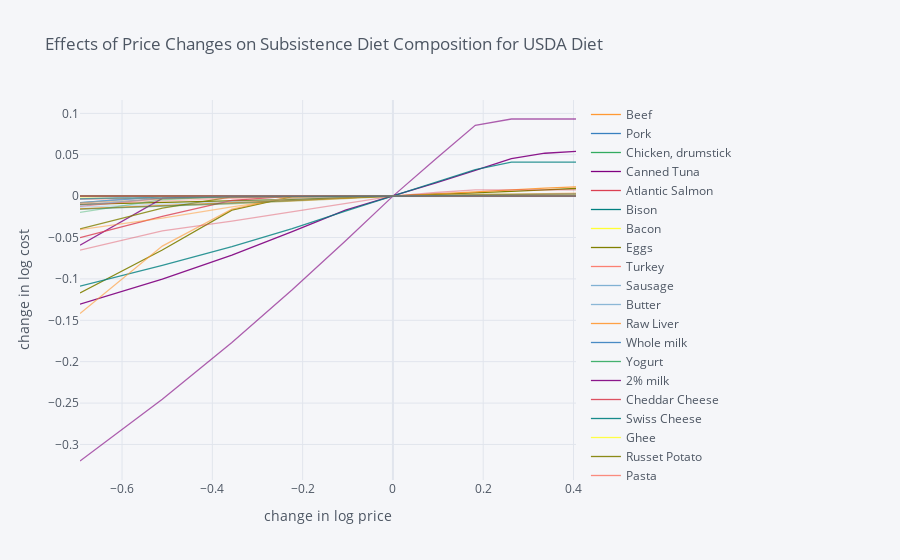

The notebook cell this image was saved under:
### Code cell
getPriceChangesGraph("usda")

### Figure 1 — Plotly figure (JSON) as saved in the notebook; plotly's stock layout.template omitted (floating-point values rounded to 4 significant figures)
{"data": [{"line": {"color": "rgba(255, 153, 51, 1.0)", "dash": "solid", "shape": "linear", "width": 1.3}, "mode": "lines", "name": "Beef", "text": "", "type": "scatter", "x": [-0.6931, -0.5108, -0.3567, -0.2231, -0.1054, 0, 0.09531, 0.1823, 0.2624, 0.3365, 0.4055], "y": [8.255e-12, 6.4e-10, 3.576e-07, 2.774e-10, 1.218e-07, 0, 2.357e-09, 7.713e-09, 1.581e-08, 9.003e-09, 2.127e-09]}, {"line": {"color": "rgba(55, 128, 191, 1.0)", "dash": "solid", "shape": "linear", "width": 1.3}, "mode": "lines", "name": "Pork", "text": "", "type": "scatter", "x": [-0.6931, -0.5108, -0.3567, -0.2231, -0.1054, 0, 0.09531, 0.1823, 0.2624, 0.3365, 0.4055], "y": [4.118e-08, 1.326e-08, 2.39e-10, 3.903e-08, 3.878e-08, 0, 6.731e-10, 5.558e-11, 1.262e-09, 2.484e-10, 4.33e-07]}, {"line": {"color": "rgba(50, 171, 96, 1.0)", "dash": "solid", "shape": "linear", "width": 1.3}, "mode": "lines", "name": "Chicken, drumstick", "text": "", "type": "scatter", "x": [-0.6931, -0.5108, -0.3567, -0.2231, -0.1054, 0, 0.09531, 0.1823, 0.2624, 0.3365, 0.4055], "y": [1.818e-08, 1.234e-10, 4.286e-10, 1.653e-09, 2.088e-11, 0, 2.71e-09, 1.458e-09, 3.099e-09, 2.107e-09, 1.318e-09]}, {"line": {"color": "rgba(128, 0, 128, 1.0)", "dash": "solid", "shape": "linear", "width": 1.3}, "mode": "lines", "name": "Canned Tuna", "text": "", "type": "scatter", "x": [-0.6931, -0.5108, -0.3567, -0.2231, -0.1054, 0, 0.09531, 0.1823, 0.2624, 0.3365, 0.4055], "y": [1.128e-08, 5.193e-10, 1.913e-09, 3.281e-09, 9.845e-11, 0, 1.379e-07, 4.02e-07, 1.172e-09, 4.941e-10, 1.105e-11]}, {"line": {"color": "rgba(219, 64, 82, 1.0)", "dash": "solid", "shape": "linear", "width": 1.3}, "mode": "lines", "name": "Atlantic Salmon", "text": "", "type": "scatter", "x": [-0.6931, -0.5108, -0.3567, -0.2231, -0.1054, 0, 0.09531, 0.1823, 0.2624, 0.3365, 0.4055], "y": [1.819e-10, 5.515e-11, 1.701e-10, 1.286e-10, 5.657e-08, 0, 6.922e-12, 5.115e-08, 1.063e-09, 7.414e-11, 3.366e-11]}, {"line": {"color": "rgba(0, 128, 128, 1.0)", "dash": "solid", "shape": "linear", "width": 1.3}, "mode": "lines", "name": "Bison", "text": "", "type": "scatter", "x": [-0.6931, -0.5108, -0.3567, -0.2231, -0.1054, 0, 0.09531, 0.1823, 0.2624, 0.3365, 0.4055], "y": [6.245e-12, 1.996e-11, 2.491e-07, 9.081e-11, 9.901e-10, 0, 2.408e-08, 2.695e-10, 3.218e-07, -7.508e-12, 1.722e-07]}, {"line": {"color": "rgba(255, 255, 51, 1.0)", "dash": "solid", "shape": "linear", "width": 1.3}, "mode": "lines", "name": "Bacon", "text": "", "type": "scatter", "x": [-0.6931, -0.5108, -0.3567, -0.2231, -0.1054, 0, 0.09531, 0.1823, 0.2624, 0.3365, 0.4055], "y": [9.245e-09, 3.092e-11, 2.563e-08, 1.029e-08, 2.712e-07, 0, 4.295e-11, 2.409e-11, 6.236e-11, 1.854e-07, 1.292e-10]}, {"line": {"color": "rgba(128, 128, 0, 1.0)", "dash": "solid", "shape": "linear", "width": 1.3}, "mode": "lines", "name": "Eggs", "text": "", "type": "scatter", "x": [-0.6931, -0.5108, -0.3567, -0.2231, -0.1054, 0, 0.09531, 0.1823, 0.2624, 0.3365, 0.4055], "y": [-0.01002, -0.008011, -0.006002, -0.003998, -0.001997, 0, 0.001993, 0.003982, 0.005815, 0.007528, 0.009238]}, {"line": {"color": "rgba(251, 128, 114, 1.0)", "dash": "solid", "shape": "linear", "width": 1.3}, "mode": "lines", "name": "Turkey", "text": "", "type": "scatter", "x": [-0.6931, -0.5108, -0.3567, -0.2231, -0.1054, 0, 0.09531, 0.1823, 0.2624, 0.3365, 0.4055], "y": [4.696e-07, 8.593e-11, 2.113e-09, 4.696e-08, 5.048e-10, 0, 4.046e-09, 5.465e-10, 3.212e-10, 1.599e-07, 3.096e-10]}, {"line": {"color": "rgba(128, 177, 211, 1.0)", "dash": "solid", "shape": "linear", "width": 1.3}, "mode": "lines", "name": "Sausage", "text": "", "type": "scatter", "x": [-0.6931, -0.5108, -0.3567, -0.2231, -0.1054, 0, 0.09531, 0.1823, 0.2624, 0.3365, 0.4055], "y": [1.013e-07, 2.865e-10, 6.427e-09, 3.729e-07, 3.264e-09, 0, 1.848e-11, 9.988e-10, 3.204e-07, 4.18e-08, -1.416e-11]}, {"line": {"color": "rgba(128, 177, 211, 0.9047619047619047)", "dash": "solid", "shape": "linear", "width": 1.3}, "mode": "lines", "name": "Butter", "text": "", "type": "scatter", "x": [-0.6931, -0.5108, -0.3567, -0.2231, -0.1054, 0, 0.09531, 0.1823, 0.2624, 0.3365, 0.4055], "y": [9.124e-09, 2.484e-10, 4.437e-07, 5.367e-11, -2.155e-12, 0, 2.049e-09, 1.708e-09, 2.674e-11, 2.438e-10, 2.233e-10]}, {"line": {"color": "rgba(255, 153, 51, 0.9047619047619047)", "dash": "solid", "shape": "linear", "width": 1.3}, "mode": "lines", "name": "Raw Liver", "text": "", "type": "scatter", "x": [-0.6931, -0.5108, -0.3567, -0.2231, -0.1054, 0, 0.09531, 0.1823, 0.2624, 0.3365, 0.4055], "y": [-0.01548, -0.01111, -0.007921, -0.005274, -0.002633, 0, 0.002626, 0.005246, 0.007859, 0.009584, 0.01129]}, {"line": {"color": "rgba(55, 128, 191, 0.9047619047619047)", "dash": "solid", "shape": "linear", "width": 1.3}, "mode": "lines", "name": "Whole milk", "text": "", "type": "scatter", "x": [-0.6931, -0.5108, -0.3567, -0.2231, -0.1054, 0, 0.09531, 0.1823, 0.2624, 0.3365, 0.4055], "y": [-0.007813, -0.0004415, 4.714e-08, 1.931e-07, 8.812e-10, 0, 3.34e-08, 4.926e-09, 1.085e-10, 4.746e-11, 1.436e-09]}, {"line": {"color": "rgba(50, 171, 96, 0.9047619047619047)", "dash": "solid", "shape": "linear", "width": 1.3}, "mode": "lines", "name": "Yogurt", "text": "", "type": "scatter", "x": [-0.6931, -0.5108, -0.3567, -0.2231, -0.1054, 0, 0.09531, 0.1823, 0.2624, 0.3365, 0.4055], "y": [2.174e-07, 5.802e-08, 1.633e-09, 1.925e-09, 3.552e-09, 0, 1.195e-09, 4.099e-10, 1.056e-09, 3.978e-07, 8.519e-12]}, {"line": {"color": "rgba(128, 0, 128, 0.9047619047619047)", "dash": "solid", "shape": "linear", "width": 1.3}, "mode": "lines", "name": "2% milk", "text": "", "type": "scatter", "x": [-0.6931, -0.5108, -0.3567, -0.2231, -0.1054, 0, 0.09531, 0.1823, 0.2624, 0.3365, 0.4055], "y": [-0.1305, -0.1003, -0.07119, -0.04288, -0.01692, 0, 0.01589, 0.03123, 0.0453, 0.05183, 0.05403]}, {"line": {"color": "rgba(219, 64, 82, 0.9047619047619047)", "dash": "solid", "shape": "linear", "width": 1.3}, "mode": "lines", "name": "Cheddar Cheese", "text": "", "type": "scatter", "x": [-0.6931, -0.5108, -0.3567, -0.2231, -0.1054, 0, 0.09531, 0.1823, 0.2624, 0.3365, 0.4055], "y": [2.213e-10, 4.498e-10, 9.991e-10, -1.278e-11, 8.306e-11, 0, 1.225e-10, 2.399e-09, 2.064e-09, 3.625e-07, 4.906e-12]}, {"line": {"color": "rgba(0, 128, 128, 0.9047619047619047)", "dash": "solid", "shape": "linear", "width": 1.3}, "mode": "lines", "name": "Swiss Cheese", "text": "", "type": "scatter", "x": [-0.6931, -0.5108, -0.3567, -0.2231, -0.1054, 0, 0.09531, 0.1823, 0.2624, 0.3365, 0.4055], "y": [3.952e-10, 2.886e-07, 4.488e-11, 1.586e-08, 3.025e-09, 0, 8.028e-10, 3.366e-07, 9.6e-10, 6.102e-10, 1.672e-10]}, {"line": {"color": "rgba(255, 255, 51, 0.9047619047619047)", "dash": "solid", "shape": "linear", "width": 1.3}, "mode": "lines", "name": "Ghee", "text": "", "type": "scatter", "x": [-0.6931, -0.5108, -0.3567, -0.2231, -0.1054, 0, 0.09531, 0.1823, 0.2624, 0.3365, 0.4055], "y": [1.248e-10, -3.598e-12, 5.765e-08, 3.945e-08, 4.266e-09, 0, 1.856e-07, 1.819e-07, 1.538e-10, 2.469e-08, 4.941e-09]}, {"line": {"color": "rgba(128, 128, 0, 0.9047619047619047)", "dash": "solid", "shape": "linear", "width": 1.3}, "mode": "lines", "name": "Russet Potato", "text": "", "type": "scatter", "x": [-0.6931, -0.5108, -0.3567, -0.2231, -0.1054, 0, 0.09531, 0.1823, 0.2624, 0.3365, 0.4055], "y": [-0.1171, -0.06503, -0.01692, -0.0004762, 1.838e-11, 0, 8.061e-10, 7.462e-10, 5.306e-12, 4.526e-08, 1.198e-10]}, {"line": {"color": "rgba(251, 128, 114, 0.9047619047619047)", "dash": "solid", "shape": "linear", "width": 1.3}, "mode": "lines", "name": "Pasta", "text": "", "type": "scatter", "x": [-0.6931, -0.5108, -0.3567, -0.2231, -0.1054, 0, 0.09531, 0.1823, 0.2624, 0.3365, 0.4055], "y": [1.46e-10, 4.234e-10, 1.775e-08, 2.198e-10, 1.678e-07, 0, 5.661e-11, 4.528e-11, 5.014e-07, 4.869e-07, 5.996e-07]}, {"line": {"color": "rgba(251, 128, 114, 0.8095238095238095)", "dash": "solid", "shape": "linear", "width": 1.3}, "mode": "lines", "name": "Lemon, raw", "text": "", "type": "scatter", "x": [-0.6931, -0.5108, -0.3567, -0.2231, -0.1054, 0, 0.09531, 0.1823, 0.2624, 0.3365, 0.4055], "y": [2.815e-07, -8.327e-12, 1.156e-10, 3.283e-10, 1.709e-07, 0, -8.372e-12, -2.461e-12, 5.062e-08, 3.448e-10, 1.201e-08]}, {"line": {"color": "rgba(128, 177, 211, 0.8095238095238095)", "dash": "solid", "shape": "linear", "width": 1.3}, "mode": "lines", "name": "Lime, raw", "text": "", "type": "scatter", "x": [-0.6931, -0.5108, -0.3567, -0.2231, -0.1054, 0, 0.09531, 0.1823, 0.2624, 0.3365, 0.4055], "y": [9.827e-09, 9.047e-09, 1.703e-08, 1.533e-10, 3.441e-11, 0, 1.33e-11, 3.407e-11, 6.184e-09, 4.329e-09, 3.248e-11]}, {"line": {"color": "rgba(255, 153, 51, 0.8095238095238095)", "dash": "solid", "shape": "linear", "width": 1.3}, "mode": "lines", "name": "Nuts, pecans, halves, raw", "text": "", "type": "scatter", "x": [-0.6931, -0.5108, -0.3567, -0.2231, -0.1054, 0, 0.09531, 0.1823, 0.2624, 0.3365, 0.4055], "y": [6.499e-10, 7.282e-11, -4.514e-12, 3.476e-10, 3.173e-10, 0, 1.33e-09, 3.188e-09, -1.231e-11, 2.759e-07, 2.379e-12]}, {"line": {"color": "rgba(55, 128, 191, 0.8095238095238095)", "dash": "solid", "shape": "linear", "width": 1.3}, "mode": "lines", "name": "Nuts, walnuts, English, halves, raw", "text": "", "type": "scatter", "x": [-0.6931, -0.5108, -0.3567, -0.2231, -0.1054, 0, 0.09531, 0.1823, 0.2624, 0.3365, 0.4055], "y": [1.104e-08, 3.073e-10, 1.396e-11, 5.848e-08, 2.204e-07, 0, 6.212e-09, 2.302e-10, 9.168e-10, 2.613e-10, 1.304e-08]}, {"line": {"color": "rgba(50, 171, 96, 0.8095238095238095)", "dash": "solid", "shape": "linear", "width": 1.3}, "mode": "lines", "name": "Cashews, NFS", "text": "", "type": "scatter", "x": [-0.6931, -0.5108, -0.3567, -0.2231, -0.1054, 0, 0.09531, 0.1823, 0.2624, 0.3365, 0.4055], "y": [8.484e-10, 1.048e-11, 6.474e-08, 2.487e-10, 3.071e-09, 0, 1.121e-08, 5.225e-12, -1.254e-11, -2.937e-12, 2.523e-12]}, {"line": {"color": "rgba(128, 0, 128, 0.8095238095238095)", "dash": "solid", "shape": "linear", "width": 1.3}, "mode": "lines", "name": "Pistachio nuts, NFS", "text": "", "type": "scatter", "x": [-0.6931, -0.5108, -0.3567, -0.2231, -0.1054, 0, 0.09531, 0.1823, 0.2624, 0.3365, 0.4055], "y": [-0.05937, -0.002767, 5.651e-11, 8.362e-10, 2.032e-09, 0, 1.646e-09, 4.842e-08, 7.818e-08, 1.035e-07, 1.435e-10]}, {"line": {"color": "rgba(219, 64, 82, 0.8095238095238095)", "dash": "solid", "shape": "linear", "width": 1.3}, "mode": "lines", "name": "Almond butter, creamy", "text": "", "type": "scatter", "x": [-0.6931, -0.5108, -0.3567, -0.2231, -0.1054, 0, 0.09531, 0.1823, 0.2624, 0.3365, 0.4055], "y": [-0.05026, -0.02455, -0.005017, -3.004e-05, 3.203e-10, 0, 1.434e-08, 1.016e-08, 1.279e-10, 1.823e-10, 2.237e-08]}, {"line": {"color": "rgba(0, 128, 128, 0.8095238095238095)", "dash": "solid", "shape": "linear", "width": 1.3}, "mode": "lines", "name": "Peanut butter, creamy", "text": "", "type": "scatter", "x": [-0.6931, -0.5108, -0.3567, -0.2231, -0.1054, 0, 0.09531, 0.1823, 0.2624, 0.3365, 0.4055], "y": [-0.1088, -0.08368, -0.06105, -0.03933, -0.01807, 0, 0.0164, 0.03191, 0.04119, 0.04119, 0.0412]}, {"line": {"color": "rgba(255, 255, 51, 0.8095238095238095)", "dash": "solid", "shape": "linear", "width": 1.3}, "mode": "lines", "name": "Sweet Potato", "text": "", "type": "scatter", "x": [-0.6931, -0.5108, -0.3567, -0.2231, -0.1054, 0, 0.09531, 0.1823, 0.2624, 0.3365, 0.4055], "y": [5.059e-09, 9.424e-10, 1.357e-09, 6.144e-11, 9.168e-10, 0, 4.285e-07, 2.6e-08, 1.564e-07, 1.208e-10, 7.398e-08]}, {"line": {"color": "rgba(128, 128, 0, 0.8095238095238095)", "dash": "solid", "shape": "linear", "width": 1.3}, "mode": "lines", "name": "Carrots", "text": "", "type": "scatter", "x": [-0.6931, -0.5108, -0.3567, -0.2231, -0.1054, 0, 0.09531, 0.1823, 0.2624, 0.3365, 0.4055], "y": [-0.03952, -0.01437, -0.001028, 3.594e-08, 2.839e-07, 0, 1.025e-07, 2.734e-09, 1.007e-09, 9.511e-10, 1.175e-09]}, {"line": {"color": "rgba(128, 128, 0, 0.7142857142857142)", "dash": "solid", "shape": "linear", "width": 1.3}, "mode": "lines", "name": "White rice (glutinous)", "text": "", "type": "scatter", "x": [-0.6931, -0.5108, -0.3567, -0.2231, -0.1054, 0, 0.09531, 0.1823, 0.2624, 0.3365, 0.4055], "y": [1.784e-10, 2.616e-09, 9.193e-10, 1.183e-07, 4.41e-07, 0, 4.208e-07, 8.918e-10, 2.567e-11, 2.29e-07, -9.089e-12]}, {"line": {"color": "rgba(251, 128, 114, 0.7142857142857142)", "dash": "solid", "shape": "linear", "width": 1.3}, "mode": "lines", "name": "Wild rice", "text": "", "type": "scatter", "x": [-0.6931, -0.5108, -0.3567, -0.2231, -0.1054, 0, 0.09531, 0.1823, 0.2624, 0.3365, 0.4055], "y": [1.826e-10, 1.067e-10, 1.821e-07, 1.02e-09, 5.027e-08, 0, 2.695e-07, 2.523e-10, 1.015e-10, 2.688e-09, 2.654e-09]}, {"line": {"color": "rgba(128, 177, 211, 0.7142857142857142)", "dash": "solid", "shape": "linear", "width": 1.3}, "mode": "lines", "name": "Whole grain bread", "text": "", "type": "scatter", "x": [-0.6931, -0.5108, -0.3567, -0.2231, -0.1054, 0, 0.09531, 0.1823, 0.2624, 0.3365, 0.4055], "y": [1.499e-08, 1.531e-09, 1.379e-09, 9.513e-10, 3.34e-09, 0, 1.391e-08, 8.737e-09, 1.397e-10, 3.375e-10, 2.914e-09]}, {"line": {"color": "rgba(255, 153, 51, 0.7142857142857142)", "dash": "solid", "shape": "linear", "width": 1.3}, "mode": "lines", "name": "White bread", "text": "", "type": "scatter", "x": [-0.6931, -0.5108, -0.3567, -0.2231, -0.1054, 0, 0.09531, 0.1823, 0.2624, 0.3365, 0.4055], "y": [2.687e-07, 7.666e-08, 1.179e-09, 4.036e-10, 1.817e-10, 0, 1.73e-07, 1.632e-09, 6.01e-09, 2.52e-08, 2.862e-07]}, {"line": {"color": "rgba(55, 128, 191, 0.7142857142857142)", "dash": "solid", "shape": "linear", "width": 1.3}, "mode": "lines", "name": "Whole wheat pasta", "text": "", "type": "scatter", "x": [-0.6931, -0.5108, -0.3567, -0.2231, -0.1054, 0, 0.09531, 0.1823, 0.2624, 0.3365, 0.4055], "y": [3.074e-08, 2.007e-08, 1.389e-08, 1.129e-10, 1.228e-09, 0, 9.415e-11, 1.835e-10, 1.576e-10, 5.466e-11, 1.066e-11]}, {"line": {"color": "rgba(50, 171, 96, 0.7142857142857142)", "dash": "solid", "shape": "linear", "width": 1.3}, "mode": "lines", "name": "Lettuce, iceberg, raw", "text": "", "type": "scatter", "x": [-0.6931, -0.5108, -0.3567, -0.2231, -0.1054, 0, 0.09531, 0.1823, 0.2624, 0.3365, 0.4055], "y": [1.22e-09, 3.769e-07, 2.201e-07, -5.719e-12, 2.065e-07, 0, 1.416e-08, 1.691e-10, 1.456e-09, 4.323e-07, 1.84e-07]}, {"line": {"color": "rgba(128, 0, 128, 0.7142857142857142)", "dash": "solid", "shape": "linear", "width": 1.3}, "mode": "lines", "name": "Lettuce, romaine, green, raw", "text": "", "type": "scatter", "x": [-0.6931, -0.5108, -0.3567, -0.2231, -0.1054, 0, 0.09531, 0.1823, 0.2624, 0.3365, 0.4055], "y": [1.088e-07, 5.542e-09, -1.901e-11, 1.678e-09, 1.333e-09, 0, 3.743e-08, 1.316e-07, 1.295e-10, 3.934e-07, 1.331e-09]}, {"line": {"color": "rgba(219, 64, 82, 0.7142857142857142)", "dash": "solid", "shape": "linear", "width": 1.3}, "mode": "lines", "name": "Cucumber, with peel, raw", "text": "", "type": "scatter", "x": [-0.6931, -0.5108, -0.3567, -0.2231, -0.1054, 0, 0.09531, 0.1823, 0.2624, 0.3365, 0.4055], "y": [1.248e-07, 1.111e-07, 4.422e-10, 9.482e-10, 1.224e-08, 0, 3.972e-08, 3.136e-08, 4.142e-09, 8.394e-11, 1.304e-08]}, {"line": {"color": "rgba(0, 128, 128, 0.7142857142857142)", "dash": "solid", "shape": "linear", "width": 1.3}, "mode": "lines", "name": "Broccoli, raw", "text": "", "type": "scatter", "x": [-0.6931, -0.5108, -0.3567, -0.2231, -0.1054, 0, 0.09531, 0.1823, 0.2624, 0.3365, 0.4055], "y": [1.9e-09, 2.949e-08, -3.382e-12, 1.361e-09, 3.403e-09, 0, 7.345e-10, 1.601e-09, 1.188e-09, 2.856e-12, 7.503e-10]}, {"line": {"color": "rgba(255, 255, 51, 0.7142857142857142)", "dash": "solid", "shape": "linear", "width": 1.3}, "mode": "lines", "name": "Kale, raw", "text": "", "type": "scatter", "x": [-0.6931, -0.5108, -0.3567, -0.2231, -0.1054, 0, 0.09531, 0.1823, 0.2624, 0.3365, 0.4055], "y": [-0.0008954, 5.312e-08, 2.241e-10, 1.31e-12, 2.797e-10, 0, 2.315e-10, 2.07e-09, 1.579e-09, 4.994e-11, 3.532e-11]}, {"line": {"color": "rgba(255, 255, 51, 0.6190476190476191)", "dash": "solid", "shape": "linear", "width": 1.3}, "mode": "lines", "name": "Spinach, mature", "text": "", "type": "scatter", "x": [-0.6931, -0.5108, -0.3567, -0.2231, -0.1054, 0, 0.09531, 0.1823, 0.2624, 0.3365, 0.4055], "y": [1.409e-07, 7.757e-10, 3.823e-10, 2.723e-07, 9.375e-12, 0, 2.292e-10, 2.486e-09, 4.969e-10, 1.614e-09, 9.451e-12]}, {"line": {"color": "rgba(128, 128, 0, 0.6190476190476191)", "dash": "solid", "shape": "linear", "width": 1.3}, "mode": "lines", "name": "Lettuce, arugula, raw", "text": "", "type": "scatter", "x": [-0.6931, -0.5108, -0.3567, -0.2231, -0.1054, 0, 0.09531, 0.1823, 0.2624, 0.3365, 0.4055], "y": [2.081e-07, 1.658e-09, 1.102e-07, 4.272e-13, 6.078e-10, 0, 3.708e-07, 7.024e-11, 1.905e-10, 3.717e-09, 2.359e-08]}, {"line": {"color": "rgba(251, 128, 114, 0.6190476190476191)", "dash": "solid", "shape": "linear", "width": 1.3}, "mode": "lines", "name": "Collards, raw", "text": "", "type": "scatter", "x": [-0.6931, -0.5108, -0.3567, -0.2231, -0.1054, 0, 0.09531, 0.1823, 0.2624, 0.3365, 0.4055], "y": [-0.003441, -0.00224, -0.00168, -0.00112, -0.0005595, 0, 0.0005593, 0.001119, 0.001677, 0.002235, 0.002794]}, {"line": {"color": "rgba(128, 177, 211, 0.6190476190476191)", "dash": "solid", "shape": "linear", "width": 1.3}, "mode": "lines", "name": "Cabbage, green, raw", "text": "", "type": "scatter", "x": [-0.6931, -0.5108, -0.3567, -0.2231, -0.1054, 0, 0.09531, 0.1823, 0.2624, 0.3365, 0.4055], "y": [-0.008109, 1.213e-08, 1.663e-08, 1.413e-09, 1.561e-09, 0, 2.627e-10, 5.69e-09, 6.686e-08, 7.874e-08, 1.555e-09]}, {"line": {"color": "rgba(255, 153, 51, 0.6190476190476191)", "dash": "solid", "shape": "linear", "width": 1.3}, "mode": "lines", "name": "Carrots, raw", "text": "", "type": "scatter", "x": [-0.6931, -0.5108, -0.3567, -0.2231, -0.1054, 0, 0.09531, 0.1823, 0.2624, 0.3365, 0.4055], "y": [-0.1419, -0.06038, -0.01568, 1.837e-10, 9.273e-09, 0, 6.265e-09, 2.364e-07, 1.08e-09, 2.051e-08, 4.518e-09]}, {"line": {"color": "rgba(55, 128, 191, 0.6190476190476191)", "dash": "solid", "shape": "linear", "width": 1.3}, "mode": "lines", "name": "Asparagus, raw", "text": "", "type": "scatter", "x": [-0.6931, -0.5108, -0.3567, -0.2231, -0.1054, 0, 0.09531, 0.1823, 0.2624, 0.3365, 0.4055], "y": [2.2e-11, 1.684e-09, 4.306e-08, 1.206e-07, 5.063e-09, 0, 1.975e-09, 1.087e-09, 3.369e-08, 4.142e-08, 8.921e-10]}, {"line": {"color": "rgba(50, 171, 96, 0.6190476190476191)", "dash": "solid", "shape": "linear", "width": 1.3}, "mode": "lines", "name": "Celery, raw", "text": "", "type": "scatter", "x": [-0.6931, -0.5108, -0.3567, -0.2231, -0.1054, 0, 0.09531, 0.1823, 0.2624, 0.3365, 0.4055], "y": [1.736e-07, 1.663e-07, 1.974e-07, 7.104e-10, 1.345e-10, 0, 1.301e-10, 2.954e-08, 3.209e-10, 2.022e-11, 1.016e-10]}, {"line": {"color": "rgba(128, 0, 128, 0.6190476190476191)", "dash": "solid", "shape": "linear", "width": 1.3}, "mode": "lines", "name": "Avocado, raw", "text": "", "type": "scatter", "x": [-0.6931, -0.5108, -0.3567, -0.2231, -0.1054, 0, 0.09531, 0.1823, 0.2624, 0.3365, 0.4055], "y": [-0.32, -0.2455, -0.177, -0.1132, -0.05426, 0, 0.04529, 0.08552, 0.09318, 0.09317, 0.09317]}, {"line": {"color": "rgba(219, 64, 82, 0.6190476190476191)", "dash": "solid", "shape": "linear", "width": 1.3}, "mode": "lines", "name": "Onions, red, raw", "text": "", "type": "scatter", "x": [-0.6931, -0.5108, -0.3567, -0.2231, -0.1054, 0, 0.09531, 0.1823, 0.2624, 0.3365, 0.4055], "y": [9.185e-10, 3.741e-10, 1.604e-09, 2.27e-09, 1.141e-10, 0, 2.546e-11, 1.518e-08, 3.007e-10, 3.627e-09, 7.815e-08]}, {"line": {"color": "rgba(0, 128, 128, 0.6190476190476191)", "dash": "solid", "shape": "linear", "width": 1.3}, "mode": "lines", "name": "Onions, yellow, raw", "text": "", "type": "scatter", "x": [-0.6931, -0.5108, -0.3567, -0.2231, -0.1054, 0, 0.09531, 0.1823, 0.2624, 0.3365, 0.4055], "y": [1.121e-08, 6.498e-08, 1.018e-09, 1.508e-09, 9.613e-11, 0, 1.658e-07, 5.263e-10, 2.786e-10, 4.322e-08, 1.959e-09]}, {"line": {"color": "rgba(0, 128, 128, 0.5238095238095237)", "dash": "solid", "shape": "linear", "width": 1.3}, "mode": "lines", "name": "Onions, white, raw", "text": "", "type": "scatter", "x": [-0.6931, -0.5108, -0.3567, -0.2231, -0.1054, 0, 0.09531, 0.1823, 0.2624, 0.3365, 0.4055], "y": [4.202e-10, 1.39e-09, 3.993e-09, 6.764e-09, 1.177e-10, 0, 5.762e-11, 1.857e-10, 9.979e-09, 8.049e-10, 3.764e-10]}, {"line": {"color": "rgba(255, 255, 51, 0.5238095238095237)", "dash": "solid", "shape": "linear", "width": 1.3}, "mode": "lines", "name": "SLICED MUSHROOMS, BABY BELLA", "text": "", "type": "scatter", "x": [-0.6931, -0.5108, -0.3567, -0.2231, -0.1054, 0, 0.09531, 0.1823, 0.2624, 0.3365, 0.4055], "y": [1.246e-09, -4.156e-12, 5.049e-09, 1.586e-08, 8.792e-08, 0, 7.127e-09, 2.23e-10, 2.085e-08, 1.269e-08, 4.531e-10]}, {"line": {"color": "rgba(128, 128, 0, 0.5238095238095237)", "dash": "solid", "shape": "linear", "width": 1.3}, "mode": "lines", "name": "Garlic, raw", "text": "", "type": "scatter", "x": [-0.6931, -0.5108, -0.3567, -0.2231, -0.1054, 0, 0.09531, 0.1823, 0.2624, 0.3365, 0.4055], "y": [5.505e-09, 6.395e-09, 1.414e-10, 1.216e-07, 8.221e-08, 0, 9.692e-12, 1.025e-07, 4.609e-07, 5.32e-07, 4.424e-07]}, {"line": {"color": "rgba(251, 128, 114, 0.5238095238095237)", "dash": "solid", "shape": "linear", "width": 1.3}, "mode": "lines", "name": "Eggplant, raw", "text": "", "type": "scatter", "x": [-0.6931, -0.5108, -0.3567, -0.2231, -0.1054, 0, 0.09531, 0.1823, 0.2624, 0.3365, 0.4055], "y": [2.358e-11, 1.245e-07, 2.094e-12, 7.361e-10, 1.779e-07, 0, 2.433e-10, 4.46e-08, 3.147e-09, 1.128e-10, 2.26e-08]}, {"line": {"color": "rgba(128, 177, 211, 0.5238095238095237)", "dash": "solid", "shape": "linear", "width": 1.3}, "mode": "lines", "name": "Green beans, raw", "text": "", "type": "scatter", "x": [-0.6931, -0.5108, -0.3567, -0.2231, -0.1054, 0, 0.09531, 0.1823, 0.2624, 0.3365, 0.4055], "y": [4.325e-11, 8.006e-09, 1.623e-10, 9.417e-12, 1.35e-10, 0, 4.972e-08, 4.519e-10, 5.276e-07, -4.161e-13, 2.079e-07]}, {"line": {"color": "rgba(255, 153, 51, 0.5238095238095237)", "dash": "solid", "shape": "linear", "width": 1.3}, "mode": "lines", "name": "Black beans, NFS", "text": "", "type": "scatter", "x": [-0.6931, -0.5108, -0.3567, -0.2231, -0.1054, 0, 0.09531, 0.1823, 0.2624, 0.3365, 0.4055], "y": [-0.0405, -0.02665, -0.01299, -0.002529, -0.0007877, 0, 0.0007871, 0.001574, 0.00236, 0.003145, 0.003594]}, {"line": {"color": "rgba(55, 128, 191, 0.5238095238095237)", "dash": "solid", "shape": "linear", "width": 1.3}, "mode": "lines", "name": "Pinto beans, NFS", "text": "", "type": "scatter", "x": [-0.6931, -0.5108, -0.3567, -0.2231, -0.1054, 0, 0.09531, 0.1823, 0.2624, 0.3365, 0.4055], "y": [-0.00349, 1.529e-08, 2.751e-09, 2.182e-08, 9.425e-11, 0, 6.092e-08, 6.376e-11, 1.364e-08, 2.774e-08, 1.855e-07]}, {"line": {"color": "rgba(50, 171, 96, 0.5238095238095237)", "dash": "solid", "shape": "linear", "width": 1.3}, "mode": "lines", "name": "Green peas, raw", "text": "", "type": "scatter", "x": [-0.6931, -0.5108, -0.3567, -0.2231, -0.1054, 0, 0.09531, 0.1823, 0.2624, 0.3365, 0.4055], "y": [8.145e-10, 6.226e-08, 4.432e-07, -8.371e-12, 1.684e-07, 0, 1.67e-11, 8.16e-10, 5.727e-09, 1.432e-10, 1.056e-08]}, {"line": {"color": "rgba(128, 0, 128, 0.5238095238095237)", "dash": "solid", "shape": "linear", "width": 1.3}, "mode": "lines", "name": "Corn, raw", "text": "", "type": "scatter", "x": [-0.6931, -0.5108, -0.3567, -0.2231, -0.1054, 0, 0.09531, 0.1823, 0.2624, 0.3365, 0.4055], "y": [6.566e-09, 2.443e-09, 3.397e-09, 2.605e-10, 9.247e-09, 0, 1.011e-10, 2.206e-11, 2.342e-07, 1.14e-09, 7.754e-11]}, {"line": {"color": "rgba(219, 64, 82, 0.5238095238095237)", "dash": "solid", "shape": "linear", "width": 1.3}, "mode": "lines", "name": "Brussels sprouts, raw", "text": "", "type": "scatter", "x": [-0.6931, -0.5108, -0.3567, -0.2231, -0.1054, 0, 0.09531, 0.1823, 0.2624, 0.3365, 0.4055], "y": [-0.01227, -0.002694, -0.0007108, 1.049e-07, 6.266e-09, 0, 4.944e-09, 6.248e-08, 3.561e-10, 1.618e-09, 2.071e-09]}, {"line": {"color": "rgba(219, 64, 82, 0.42857142857142866)", "dash": "solid", "shape": "linear", "width": 1.3}, "mode": "lines", "name": "Lentils, NFS", "text": "", "type": "scatter", "x": [-0.6931, -0.5108, -0.3567, -0.2231, -0.1054, 0, 0.09531, 0.1823, 0.2624, 0.3365, 0.4055], "y": [-0.06519, -0.04188, -0.03021, -0.01889, -0.008144, 0, 0.004375, 0.007658, 0.007658, 0.007658, 0.007658]}, {"line": {"color": "rgba(0, 128, 128, 0.42857142857142866)", "dash": "solid", "shape": "linear", "width": 1.3}, "mode": "lines", "name": "Tomato, roma", "text": "", "type": "scatter", "x": [-0.6931, -0.5108, -0.3567, -0.2231, -0.1054, 0, 0.09531, 0.1823, 0.2624, 0.3365, 0.4055], "y": [2.4e-09, 2.655e-09, 6.655e-09, 4.15e-08, -1.258e-11, 0, 2.027e-07, 4.562e-12, 5.773e-09, 3.977e-07, 5.293e-08]}, {"line": {"color": "rgba(255, 255, 51, 0.42857142857142866)", "dash": "solid", "shape": "linear", "width": 1.3}, "mode": "lines", "name": "Tomato, grape,raw", "text": "", "type": "scatter", "x": [-0.6931, -0.5108, -0.3567, -0.2231, -0.1054, 0, 0.09531, 0.1823, 0.2624, 0.3365, 0.4055], "y": [5.105e-08, 7.109e-10, 1.994e-09, 1.38e-09, 2.972e-10, 0, 1.219e-07, 2.059e-08, 2.755e-10, 1.502e-10, 2.084e-08]}, {"line": {"color": "rgba(128, 128, 0, 0.42857142857142866)", "dash": "solid", "shape": "linear", "width": 1.3}, "mode": "lines", "name": "Peppers, bell, green, raw", "text": "", "type": "scatter", "x": [-0.6931, -0.5108, -0.3567, -0.2231, -0.1054, 0, 0.09531, 0.1823, 0.2624, 0.3365, 0.4055], "y": [-0.01547, -0.01228, -0.009198, -0.006123, -0.003057, 0, 0.002261, 0.002261, 0.002261, 0.002261, 0.002262]}, {"line": {"color": "rgba(251, 128, 114, 0.42857142857142866)", "dash": "solid", "shape": "linear", "width": 1.3}, "mode": "lines", "name": "Peppers, bell, orange, raw", "text": "", "type": "scatter", "x": [-0.6931, -0.5108, -0.3567, -0.2231, -0.1054, 0, 0.09531, 0.1823, 0.2624, 0.3365, 0.4055], "y": [-0.009728, -0.005959, -0.002204, 2.814e-08, 1.303e-09, 0, 1.714e-09, 1.114e-10, 1.014e-09, 1.697e-09, 1.514e-09]}, {"line": {"color": "rgba(128, 177, 211, 0.42857142857142866)", "dash": "solid", "shape": "linear", "width": 1.3}, "mode": "lines", "name": "Peppers, bell, red, raw", "text": "", "type": "scatter", "x": [-0.6931, -0.5108, -0.3567, -0.2231, -0.1054, 0, 0.09531, 0.1823, 0.2624, 0.3365, 0.4055], "y": [-0.0134, -0.01006, -0.006726, -0.003407, -9.91e-05, 0, 1.009e-10, 4.504e-10, 1.681e-09, 1.116e-09, -1.676e-11]}, {"line": {"color": "rgba(255, 153, 51, 0.42857142857142866)", "dash": "solid", "shape": "linear", "width": 1.3}, "mode": "lines", "name": "Peppers, bell, yellow, raw", "text": "", "type": "scatter", "x": [-0.6931, -0.5108, -0.3567, -0.2231, -0.1054, 0, 0.09531, 0.1823, 0.2624, 0.3365, 0.4055], "y": [-0.00805, -0.003767, 2.786e-07, 1.687e-08, 1.804e-10, 0, 5.49e-09, 5.572e-10, -3.221e-12, 1.1e-09, 1.968e-09]}, {"line": {"color": "rgba(55, 128, 191, 0.42857142857142866)", "dash": "solid", "shape": "linear", "width": 1.3}, "mode": "lines", "name": "ZUCCHINI", "text": "", "type": "scatter", "x": [-0.6931, -0.5108, -0.3567, -0.2231, -0.1054, 0, 0.09531, 0.1823, 0.2624, 0.3365, 0.4055], "y": [9.937e-11, 8.358e-08, 1.828e-12, 1.457e-09, 9.872e-11, 0, 4.933e-08, 1.393e-10, 4.011e-07, 2.211e-08, 1.111e-08]}, {"line": {"color": "rgba(50, 171, 96, 0.42857142857142866)", "dash": "solid", "shape": "linear", "width": 1.3}, "mode": "lines", "name": "Bananas, ripe and slightly ripe, raw", "text": "", "type": "scatter", "x": [-0.6931, -0.5108, -0.3567, -0.2231, -0.1054, 0, 0.09531, 0.1823, 0.2624, 0.3365, 0.4055], "y": [-0.01958, -0.004346, 1.25e-10, 3.667e-07, 3.491e-11, 0, 4.454e-10, 2.308e-07, 1.536e-07, 1.416e-09, 1.492e-09]}, {"line": {"color": "rgba(128, 0, 128, 0.42857142857142866)", "dash": "solid", "shape": "linear", "width": 1.3}, "mode": "lines", "name": "Apples, fuji, with skin, raw", "text": "", "type": "scatter", "x": [-0.6931, -0.5108, -0.3567, -0.2231, -0.1054, 0, 0.09531, 0.1823, 0.2624, 0.3365, 0.4055], "y": [6.234e-10, 5.291e-11, -1.589e-11, 1.711e-07, 5.319e-08, 0, 4.42e-12, 1.718e-09, 3.154e-09, 5.193e-09, 4.853e-07]}, {"line": {"color": "rgba(128, 0, 128, 0.3333333333333333)", "dash": "solid", "shape": "linear", "width": 1.3}, "mode": "lines", "name": "Apples, gala, with skin, raw", "text": "", "type": "scatter", "x": [-0.6931, -0.5108, -0.3567, -0.2231, -0.1054, 0, 0.09531, 0.1823, 0.2624, 0.3365, 0.4055], "y": [1.716e-09, 2.485e-11, 1.144e-11, 1.373e-09, 2.253e-10, 0, -1.344e-11, 5.297e-09, 6.558e-09, 1.653e-10, 2.208e-09]}, {"line": {"color": "rgba(219, 64, 82, 0.3333333333333333)", "dash": "solid", "shape": "linear", "width": 1.3}, "mode": "lines", "name": "Apples, honeycrisp, with skin, raw", "text": "", "type": "scatter", "x": [-0.6931, -0.5108, -0.3567, -0.2231, -0.1054, 0, 0.09531, 0.1823, 0.2624, 0.3365, 0.4055], "y": [1.192e-10, 2.33e-11, 2.997e-09, 9.827e-08, 3.854e-09, 0, 5.304e-10, 5.528e-10, 1.232e-10, 6.348e-10, 1.091e-08]}, {"line": {"color": "rgba(0, 128, 128, 0.3333333333333333)", "dash": "solid", "shape": "linear", "width": 1.3}, "mode": "lines", "name": "Oranges, raw, navels", "text": "", "type": "scatter", "x": [-0.6931, -0.5108, -0.3567, -0.2231, -0.1054, 0, 0.09531, 0.1823, 0.2624, 0.3365, 0.4055], "y": [-0.01605, -0.01225, -0.0086, -0.004966, -0.001346, 0, 2.103e-07, 2.107e-10, 1.431e-07, 8.114e-09, 4.079e-09]}, {"line": {"color": "rgba(255, 255, 51, 0.3333333333333333)", "dash": "solid", "shape": "linear", "width": 1.3}, "mode": "lines", "name": "Strawberries, raw", "text": "", "type": "scatter", "x": [-0.6931, -0.5108, -0.3567, -0.2231, -0.1054, 0, 0.09531, 0.1823, 0.2624, 0.3365, 0.4055], "y": [2.266e-10, 2.349e-10, 7.102e-08, 5.781e-11, 5.359e-11, 0, -2.245e-12, 2.205e-11, -1.447e-11, 1.089e-07, 4.748e-07]}, {"line": {"color": "rgba(128, 128, 0, 0.3333333333333333)", "dash": "solid", "shape": "linear", "width": 1.3}, "mode": "lines", "name": "Blueberries, raw", "text": "", "type": "scatter", "x": [-0.6931, -0.5108, -0.3567, -0.2231, -0.1054, 0, 0.09531, 0.1823, 0.2624, 0.3365, 0.4055], "y": [1.885e-10, 1.606e-11, 5.794e-11, 2.564e-10, 6.897e-08, 0, 1.094e-09, 3.279e-10, 8.147e-12, 4.778e-07, 2.318e-07]}, {"line": {"color": "rgba(251, 128, 114, 0.3333333333333333)", "dash": "solid", "shape": "linear", "width": 1.3}, "mode": "lines", "name": "Raspberries, raw", "text": "", "type": "scatter", "x": [-0.6931, -0.5108, -0.3567, -0.2231, -0.1054, 0, 0.09531, 0.1823, 0.2624, 0.3365, 0.4055], "y": [7.679e-09, 2.564e-07, 1.123e-07, 1.269e-09, 4.241e-07, 0, 1.025e-07, 8.506e-10, 3.054e-07, 1.089e-09, 7.869e-10]}, {"line": {"color": "rgba(128, 177, 211, 0.3333333333333333)", "dash": "solid", "shape": "linear", "width": 1.3}, "mode": "lines", "name": "Mangos, raw", "text": "", "type": "scatter", "x": [-0.6931, -0.5108, -0.3567, -0.2231, -0.1054, 0, 0.09531, 0.1823, 0.2624, 0.3365, 0.4055], "y": [-0.01144, -0.002755, 1.434e-10, 6.552e-10, 3.529e-09, 0, -7.048e-12, 3.642e-10, 8.035e-09, 2.086e-08, -1.728e-11]}, {"line": {"color": "rgba(255, 153, 51, 0.3333333333333333)", "dash": "solid", "shape": "linear", "width": 1.3}, "mode": "lines", "name": "Chia seeds", "text": "", "type": "scatter", "x": [-0.6931, -0.5108, -0.3567, -0.2231, -0.1054, 0, 0.09531, 0.1823, 0.2624, 0.3365, 0.4055], "y": [2.407e-10, -1.531e-12, 3.612e-11, 2.732e-10, -2.19e-12, 0, 3.451e-10, 1.293e-09, 1.493e-10, 2.295e-09, 6.405e-08]}, {"line": {"color": "rgba(55, 128, 191, 0.3333333333333333)", "dash": "solid", "shape": "linear", "width": 1.3}, "mode": "lines", "name": "Flax seeds", "text": "", "type": "scatter", "x": [-0.6931, -0.5108, -0.3567, -0.2231, -0.1054, 0, 0.09531, 0.1823, 0.2624, 0.3365, 0.4055], "y": [-0.0105, -0.00214, -0.0001456, 6.401e-09, 2.267e-08, 0, 3.6e-10, 1.623e-10, 6.424e-10, 7.325e-12, 5.695e-09]}, {"line": {"color": "rgba(50, 171, 96, 0.3333333333333333)", "dash": "solid", "shape": "linear", "width": 1.3}, "mode": "lines", "name": "Quinoa, fat added", "text": "", "type": "scatter", "x": [-0.6931, -0.5108, -0.3567, -0.2231, -0.1054, 0, 0.09531, 0.1823, 0.2624, 0.3365, 0.4055], "y": [3.109e-10, 2.848e-10, 2.287e-09, 2.767e-10, 2.809e-10, 0, 1.271e-07, 6.672e-09, 1.502e-10, 5.819e-08, 1.429e-11]}, {"line": {"color": "rgba(50, 171, 96, 0.2380952380952382)", "dash": "solid", "shape": "linear", "width": 1.3}, "mode": "lines", "name": "Almond milk, unsweetened, plain, refrigerated", "text": "", "type": "scatter", "x": [-0.6931, -0.5108, -0.3567, -0.2231, -0.1054, 0, 0.09531, 0.1823, 0.2624, 0.3365, 0.4055], "y": [-0.002935, -0.001848, -0.0007618, 2.773e-10, 2.688e-08, 0, 1.547e-07, 7.879e-08, 6.535e-08, 3.06e-08, 1.413e-10]}, {"line": {"color": "rgba(128, 0, 128, 0.2380952380952382)", "dash": "solid", "shape": "linear", "width": 1.3}, "mode": "lines", "name": "Oat milk, unsweetened, plain, refrigerated", "text": "", "type": "scatter", "x": [-0.6931, -0.5108, -0.3567, -0.2231, -0.1054, 0, 0.09531, 0.1823, 0.2624, 0.3365, 0.4055], "y": [-2.297e-12, 2.758e-07, -5.627e-12, 4.09e-09, 3.581e-09, 0, 1.86e-10, 1.838e-07, 2.572e-10, 1.712e-09, 2.997e-09]}, {"line": {"color": "rgba(219, 64, 82, 0.2380952380952382)", "dash": "solid", "shape": "linear", "width": 1.3}, "mode": "lines", "name": "WHITE SLICED MUSHROOMS, WHITE", "text": "", "type": "scatter", "x": [-0.6931, -0.5108, -0.3567, -0.2231, -0.1054, 0, 0.09531, 0.1823, 0.2624, 0.3365, 0.4055], "y": [4.156e-10, 8.21e-12, 3.647e-07, 4.09e-10, 1.499e-08, 0, 1.124e-09, 3.322e-08, 5.07e-10, 2.327e-09, 3.546e-11]}, {"line": {"color": "rgba(0, 128, 128, 0.2380952380952382)", "dash": "solid", "shape": "linear", "width": 1.3}, "mode": "lines", "name": "Nutritional Yeast", "text": "", "type": "scatter", "x": [-0.6931, -0.5108, -0.3567, -0.2231, -0.1054, 0, 0.09531, 0.1823, 0.2624, 0.3365, 0.4055], "y": [-0.00289, -0.002311, -0.001732, -0.001155, -0.0005771, 0, 0.0005769, 0.001154, 0.00173, 0.002306, 0.002881]}], "layout": {"legend": {"bgcolor": "#F5F6F9", "font": {"color": "#4D5663"}}, "paper_bgcolor": "#F5F6F9", "plot_bgcolor": "#F5F6F9", "title": {"font": {"color": "#4D5663"}, "text": "Effects of Price Changes on Subsistence Diet Composition for USDA Diet"}, "xaxis": {"gridcolor": "#E1E5ED", "showgrid": true, "tickfont": {"color": "#4D5663"}, "title": {"font": {"color": "#4D5663"}, "text": "change in log price"}, "zerolinecolor": "#E1E5ED"}, "yaxis": {"gridcolor": "#E1E5ED", "showgrid": true, "tickfont": {"color": "#4D5663"}, "title": {"font": {"color": "#4D5663"}, "text": "change in log cost"}, "zerolinecolor": "#E1E5ED"}}}
